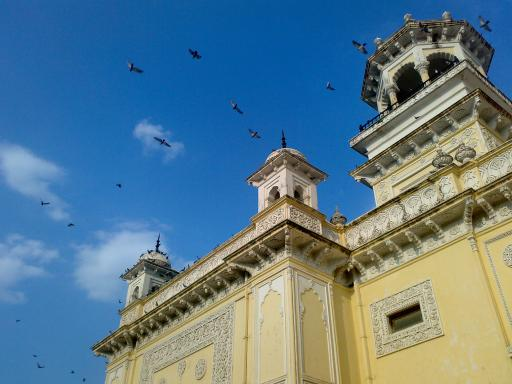
#> input picture 08_AdaptiveImageTheresholding/home.jpg, 512 x 384 px
$ python test.py
#> lines starting #> are read from the running program, lines starting #| are printed output that depends on the picture; after the words box and inside, x2 and y2 are one past the last pixel; in counts of white or black regions, pixels touching at a corner belong together
import cv2 as cv
import numpy as np

import os
script_dir = os.path.dirname(os.path.abspath(__file__))
os.chdir(script_dir)

img = cv.imread('home.jpg', 0)
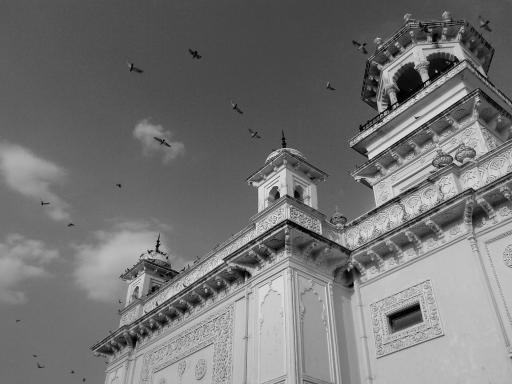
#> img: shape (384, 512); min 0, max 255, mean 116.2
_, th1 = cv.threshold(img, 50, 255, cv.THRESH_BINARY)
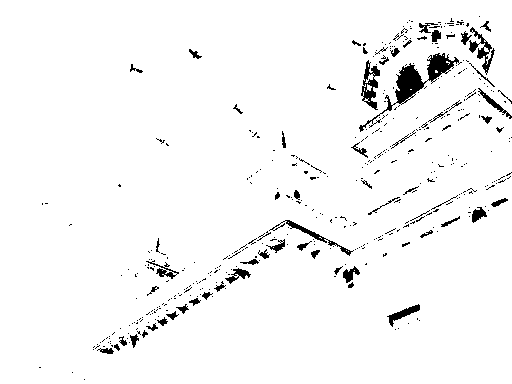
#> th1: shape (384, 512); 96.5% white; 448 black regions (381 under 20 px), largest, box (x1, y1, x2, y2) and area: (359, 53, 462, 132) 1347, (361, 60, 380, 110) 422, (469, 27, 495, 75) 367
th2 = cv.adaptiveThreshold(img, 255, cv.ADAPTIVE_THRESH_MEAN_C, cv.THRESH_BINARY, 21, 2)
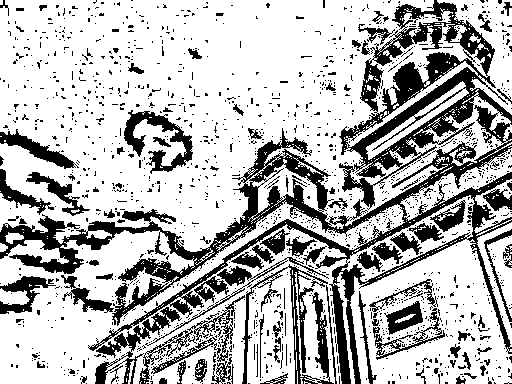
#> th2: shape (384, 512); 72% white; 1464 black regions (1358 under 20 px), largest, box (x1, y1, x2, y2) and area: (0, 0, 512, 384) 29737, (242, 264, 334, 384) 2257, (139, 295, 245, 384) 1652
th3 = cv.adaptiveThreshold(img, 255, cv.ADAPTIVE_THRESH_GAUSSIAN_C, cv.THRESH_BINARY, 21, 2)
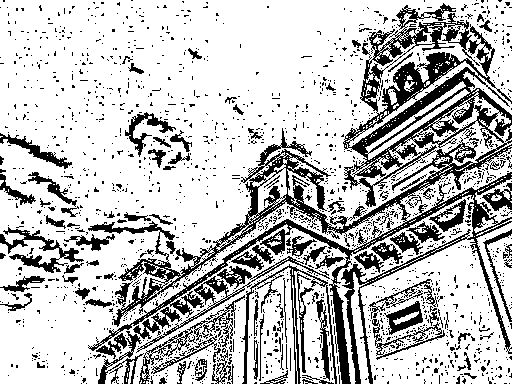
#> th3: shape (384, 512); 75.4% white; 1768 black regions (1655 under 20 px), largest, box (x1, y1, x2, y2) and area: (88, 3, 512, 384) 24250, (136, 256, 330, 353) 1295, (242, 264, 337, 384) 1223

cv.imshow("Image", img)
cv.imshow("TH2", th2)
cv.imshow("TH3", th3)

while(1) :
    k = cv.waitKey(1) & 0xFF
#> (key Esc is pressed here)
    if k==27 : break

cv.destroyAllWindows()
